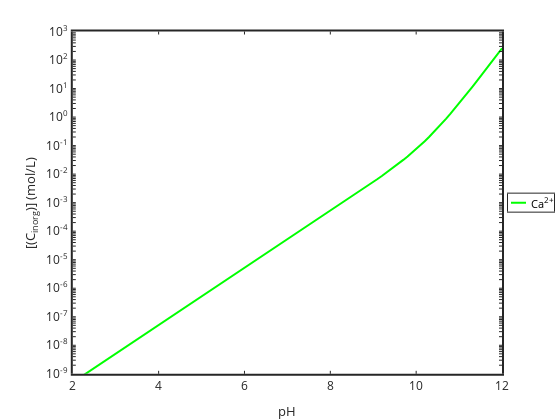

Here is the notebook cell this chart was saved with:
### Code cell
# graphing pH

graphics_toolkit ("plotly");
%graphics_toolkit ("notebook");
pH=2:0.1:12; H=10.^-pH; HCO3=(Ka1*KH*PCO2)./H;  CO3=(Ka2*Ka1*KH*PCO2)./(H.^2); 
H2CO3=ones(size(pH)).*(KH*PCO2); Ca=CO3 + HCO3 + Kw./(H);

%h1=semilogy(pH,(H2CO3),'b-','linewidth',2);
%h2=semilogy(pH,(HCO3),'k-','linewidth',2);
%h3=semilogy(pH,(CO3),'r-','linewidth',2);
h4=semilogy(pH,(Ca),'g-','linewidth',2);
xlabel('pH'); ylabel('[(C_{inorg})] (mol/L)')
legend('Ca^{2+}','location','eastoutside')
legend ("autoupdate", "off");
set(gca,'linewidth',2,'fontsize',12)

axis([2 12 1e-9 1e3])

% Find the concentration at pH = 12
pH_target = 12;                               % Target pH
[~, idx] = min(abs(pH - pH_target));         % Find closest pH index
Ca_target = Ca(idx);                         % Get Ca concentration

% Convert to ppm
ppm = mol_L * molar_mass * 1000;

% Display the result
fprintf('The Ca concentration at pH %.1f is %.2e mol/L.\n', pH_target, Ca_target);

### Figure 1 — Plotly figure (JSON) as saved in the notebook; plotly's stock layout.template omitted (floating-point values rounded to 4 significant figures)
{"data": [{"line": {"color": "rgb(0,255,0)", "dash": "solid", "width": 2}, "marker": {"color": "rgb(0,255,0)", "line": {"color": "rgb(0,255,0)"}, "size": 6, "symbol": "none"}, "mode": "lines", "name": "Ca^{2+}", "showlegend": true, "type": "scatter", "visibility": true, "x": [2, 2.1, 2.2, 2.3, 2.4, 2.5, 2.6, 2.7, 2.8, 2.9, 3, 3.1, 3.2, 3.3, 3.4, 3.5, 3.6, 3.7, 3.8, 3.9, 4, 4.1, 4.2, 4.3, 4.4, 4.5, 4.6, 4.7, 4.8, 4.9, 5, 5.1, 5.2, 5.3, 5.4, 5.5, 5.6, 5.7, 5.8, 5.9, 6, 6.1, 6.2, 6.3, 6.4, 6.5, 6.6, 6.7, 6.8, 6.9, 7, 7.1, 7.2, 7.3, 7.4, 7.5, 7.6, 7.7, 7.8, 7.9, 8, 8.1, 8.2, 8.3, 8.4, 8.5, 8.6, 8.7, 8.8, 8.9, 9, 9.1, 9.2, 9.3, 9.4, 9.5, 9.6, 9.7, 9.8, 9.9, 10, 10.1, 10.2, 10.3, 10.4, 10.5, 10.6, 10.7, 10.8, 10.9, 11, 11.1, 11.2, 11.3, 11.4, 11.5, 11.6, 11.7, 11.8, 11.9, 12], "xaxis": "x", "y": [5.022e-10, 6.322e-10, 7.959e-10, 1.002e-09, 1.261e-09, 1.588e-09, 1.999e-09, 2.517e-09, 3.169e-09, 3.989e-09, 5.022e-09, 6.322e-09, 7.959e-09, 1.002e-08, 1.261e-08, 1.588e-08, 1.999e-08, 2.517e-08, 3.169e-08, 3.989e-08, 5.022e-08, 6.322e-08, 7.959e-08, 1.002e-07, 1.261e-07, 1.588e-07, 1.999e-07, 2.517e-07, 3.169e-07, 3.989e-07, 5.022e-07, 6.322e-07, 7.959e-07, 1.002e-06, 1.261e-06, 1.588e-06, 1.999e-06, 2.517e-06, 3.169e-06, 3.989e-06, 5.022e-06, 6.323e-06, 7.96e-06, 1.002e-05, 1.262e-05, 1.588e-05, 2e-05, 2.518e-05, 3.17e-05, 3.991e-05, 5.024e-05, 6.326e-05, 7.965e-05, 0.0001003, 0.0001263, 0.0001591, 0.0002003, 0.0002523, 0.0003179, 0.0004005, 0.0005047, 0.0006362, 0.0008022, 0.001012, 0.001277, 0.001613, 0.002039, 0.00258, 0.003269, 0.004148, 0.005273, 0.00672, 0.00859, 0.01102, 0.0142, 0.01839, 0.02397, 0.03148, 0.04169, 0.05574, 0.07534, 0.103, 0.1427, 0.2002, 0.2846, 0.41, 0.598, 0.8826, 1.317, 1.984, 3.014, 4.613, 7.105, 11.0, 17.11, 26.71, 41.81, 65.61, 103.2, 162.5, 256.2], "yaxis": "y"}, {"hoverinfo": "none", "line": {"color": "rgb(0,255,0)", "dash": "solid", "width": 2}, "marker": {"color": "rgb(0,255,0)", "line": {"color": "rgb(0,255,0)"}, "size": 6, "symbol": "none"}, "mode": "lines", "name": "", "showlegend": false, "type": "scatter", "visibility": true, "x": [3, 18], "xaxis": "x2", "y": [9, 9], "yaxis": "y2"}], "layout": {"annotations": [{"font": {"color": "rgb(0, 0, 0)", "size": 10.8}, "showarrow": false, "text": "Ca<sup>2+</sup>", "x": 21, "xanchor": "left", "xref": "x2", "y": 9, "yanchor": "middle", "yref": "y2"}], "height": 420, "hovermode": "closest", "margin": {"b": 0, "l": 0, "r": 0, "t": 0}, "plot_bgcolor": "rgba(0, 0, 0, 0)", "showlegend": false, "width": 560, "xaxis": {"anchor": "y", "autorange": false, "domain": [0.13, 0.8964], "exponentformat": "none", "gridcolor": "rgba(38,38,38,0.15)", "gridwidth": 2, "linecolor": "rgb(38,38,38)", "linewidth": 2, "mirror": "ticks", "range": [2, 12], "showgrid": false, "showline": true, "side": "bottom", "spikedash": "solid", "spikemode": "across", "spikesides": false, "spikethickness": 1, "tickangle": 0, "tickcolor": "rgb(38,38,38)", "tickfont": {"color": "rgb(38,38,38)", "size": 12}, "ticklen": 3, "ticks": "inside", "ticktext": ["2", "4", "6", "8", "10", "12"], "tickvals": [2, 4, 6, 8, 10, 12], "title": {"font": {"color": "rgb(38,38,38)", "size": 13.2}, "text": "pH"}, "type": "linear", "visible": true, "zeroline": false}, "xaxis2": {"anchor": "y2", "autorange": false, "domain": [0.9071, 0.9893], "exponentformat": "none", "fixedrange": true, "gridcolor": "rgba(38,38,38,0.15)", "gridwidth": 1, "linecolor": "rgb(38,38,38)", "linewidth": 1, "mirror": true, "range": [0, 46], "showgrid": false, "showline": true, "showspikes": false, "side": "bottom", "spikedash": "solid", "spikemode": "across", "spikesides": false, "spikethickness": 1, "tickangle": 0, "tickcolor": "rgb(38,38,38)", "tickfont": {"color": "rgb(38,38,38)", "size": 10.8}, "ticklen": 3, "ticks": "", "ticktext": [], "tickvals": [], "title": {"font": {"color": "rgb(0, 0, 0)", "size": 11.88}, "text": ""}, "type": "linear", "visible": true, "zeroline": false}, "yaxis": {"anchor": "x", "autorange": false, "domain": [0.11, 0.925], "exponentformat": "none", "gridcolor": "rgba(38,38,38,0.15)", "gridwidth": 2, "linecolor": "rgb(38,38,38)", "linewidth": 2, "mirror": "ticks", "range": [-9, 3], "showgrid": false, "showline": true, "side": "left", "spikedash": "solid", "spikemode": "across", "spikesides": false, "spikethickness": 1, "tickangle": 0, "tickcolor": "rgb(38,38,38)", "tickfont": {"color": "rgb(38,38,38)", "size": 12}, "ticklen": 3, "ticks": "inside", "ticktext": ["10<sup>-9</sup>", "", "", "", "", "", "", "", "", "10<sup>-8</sup>", "", "", "", "", "", "", "", "", "10<sup>-7</sup>", "", "", "", "", "", "", "", "", "10<sup>-6</sup>", "", "", "", "", "", "", "", "", "10<sup>-5</sup>", "", "", "", "", "", "", "", "", "10<sup>-4</sup>", "", "", "", "", "", "", "", "", "10<sup>-3</sup>", "", "", "", "", "", "", "", "", "10<sup>-2</sup>", "", "", "", "", "", "", "", "", "10<sup>-1</sup>", "", "", "", "", "", "", "", "", "10<sup>0</sup>", "", "", "", "", "", "", "", "", "10<sup>1</sup>", "", "", "", "", "", "", "", "", "10<sup>2</sup>", "", "", "", "", "", "", "", "", "10<sup>3</sup>"], "tickvals": [1e-09, 2e-09, 3e-09, 4e-09, 5e-09, 6e-09, 7e-09, 8e-09, 9e-09, 1e-08, 2e-08, 3e-08, 4e-08, 5e-08, 6e-08, 7e-08, 8e-08, 9e-08, 1e-07, 2e-07, 3e-07, 4e-07, 5e-07, 6e-07, 7e-07, 8e-07, 9e-07, 1e-06, 2e-06, 3e-06, 4e-06, 5e-06, 6e-06, 7e-06, 8e-06, 9e-06, 1e-05, 2e-05, 3e-05, 4e-05, 5e-05, 6e-05, 7e-05, 8e-05, 9e-05, 0.0001, 0.0002, 0.0003, 0.0004, 0.0005, 0.0006, 0.0007, 0.0008, 0.0009, 0.001, 0.002, 0.003, 0.004, 0.005, 0.006, 0.007, 0.008, 0.009, 0.01, 0.02, 0.03, 0.04, 0.05, 0.06, 0.07, 0.08, 0.09, 0.1, 0.2, 0.3, 0.4, 0.5, 0.6, 0.7, 0.8, 0.9, 1, 2, 3, 4, 5, 6, 7, 8, 9, 10, 20, 30, 40, 50, 60, 70, 80, 90, 100, 200, 300, 400, 500, 600, 700, 800, 900, 1000], "title": {"font": {"color": "rgb(38,38,38)", "size": 13.2}, "text": "[(C<sub>inorg</sub>)] (mol/L)"}, "type": "log", "visible": true, "zeroline": false}, "yaxis2": {"anchor": "x2", "autorange": false, "domain": [0.4961, 0.5389], "exponentformat": "none", "fixedrange": true, "gridcolor": "rgba(38,38,38,0.15)", "gridwidth": 1, "linecolor": "rgb(38,38,38)", "linewidth": 1, "mirror": true, "range": [18, 0], "showgrid": false, "showline": true, "showspikes": false, "side": "left", "spikedash": "solid", "spikemode": "across", "spikesides": false, "spikethickness": 1, "tickangle": 0, "tickcolor": "rgb(38,38,38)", "tickfont": {"color": "rgb(38,38,38)", "size": 10.8}, "ticklen": 3, "ticks": "", "ticktext": [], "tickvals": [], "title": {"font": {"color": "rgb(0, 0, 0)", "size": 11.88}, "text": ""}, "type": "linear", "visible": true, "zeroline": false}}}
